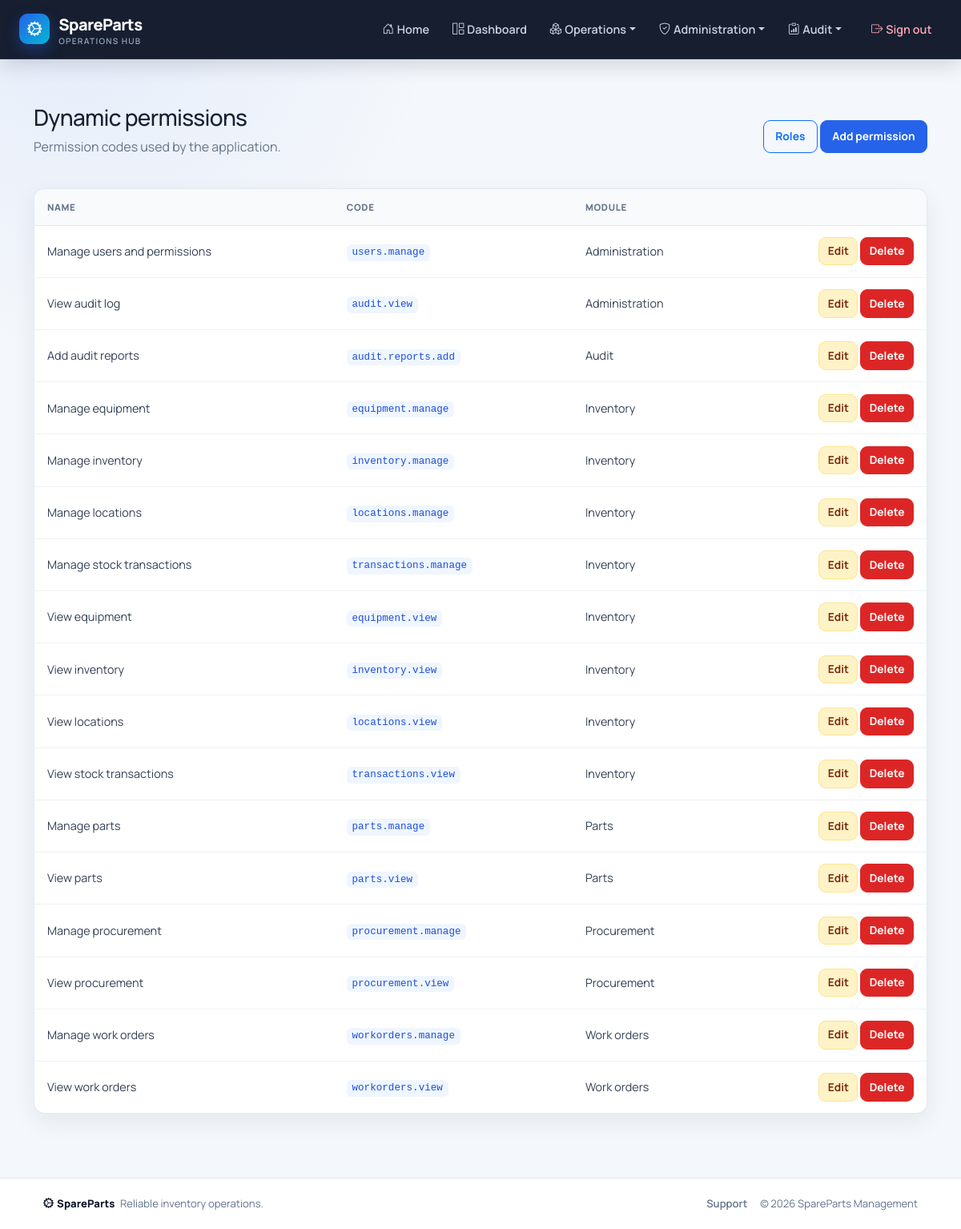
Screenshot of /permissions/ (signed in) with the database file from the repository.
### core/models.py (models this page shows, shortened)
class AccessPermission(models.Model):
    code = models.CharField(max_length=100, unique=True)
    name = models.CharField(max_length=150)
    module = models.CharField(max_length=50)
    description = models.CharField(max_length=255, blank=True)
    class Meta:
        ordering = ('module', 'name')

### core/views.py (the view)
# urls.py: path('permissions/', views.PermissionListView.as_view(), name='permission_list'),
class PermissionListView(LoginRequiredMixin, RoleRequiredMixin, ListView):
    model = AccessPermission
    template_name = 'permission_list.html'
    context_object_name = 'access_permissions'
    permission_required = 'users.manage'

### core/models.py (called while the page is built)
    def has_access(self, code):
        if not self.is_authenticated or not self.is_active:
            return False
        if self.is_superuser:
            return True
        return self.get_effective_access_permissions().filter(code=code).exists()

### core/templatetags/rbac.py (called while the page is built)
@register.filter
def has_access(user, code):
    return bool(getattr(user, 'has_access', lambda unused: False)(code))

### parts/mixins.py (called while the page is built)
    def get_permission_required(self):
        if self.permission_required:
            return self.permission_required
        model_name = self.model._meta.model_name
        module = self.permission_modules.get(model_name, model_name)
        action = 'view' if self.__class__.__name__.endswith(('ListView', 'DetailView')) else 'manage'
        return f'{module}.{action}'

    def dispatch(self, request, *args, **kwargs):
        if self.get_permission_required() == 'users.manage' and not request.user.is_superuser:
            raise PermissionDenied("Only a super admin can manage users and permissions.")
        if request.user.is_authenticated and request.user.has_access(self.get_permission_required()):
            return super().dispatch(request, *args, **kwargs)
        raise PermissionDenied("You do not have permission to access this page.")

### templates/permission_list.html
{% extends 'base.html' %}{% block title %}Permissions{% endblock %}{% block content %}<div class="container py-4"><div class="d-flex justify-content-between mb-4"><div><h1 class="h3">Dynamic permissions</h1><p class="text-muted">Permission codes used by the application.</p></div><div><a class="btn btn-outline-primary" href="{% url 'core:role_list' %}">Roles</a> <a class="btn btn-primary" href="{% url 'core:permission_add' %}">Add permission</a></div></div><div class="card border-0 shadow-sm"><table class="table mb-0"><thead><tr><th>Name</th><th>Code</th><th>Module</th><th></th></tr></thead><tbody>{% for permission in access_permissions %}<tr><td>{{ permission.name }}</td><td><code>{{ permission.code }}</code></td><td>{{ permission.module }}</td><td class="text-end"><a class="btn btn-sm btn-warning" href="{% url 'core:permission_edit' permission.pk %}">Edit</a> <a class="btn btn-sm btn-danger" href="{% url 'core:permission_delete' permission.pk %}">Delete</a></td></tr>{% endfor %}</tbody></table></div></div>{% endblock %}

### templates/base.html (style rules this page uses)
:root { --sp-navy: #0f172a; --sp-navy-soft: #1e293b; --sp-primary: #2563eb; --sp-primary-dark: #1d4ed8; --sp-cyan: #06b6d4; --sp-surface: #ffffff; --sp-bg: #f4f7fb; --sp-border: #e2e8f0; --sp-muted: #64748b; --sp-text: #172033; --sp-radius: 14px; --sp-shadow: 0 10px 30px rgba(15, 23, 42, .07); }
* { box-sizing: border-box; }
html { scroll-behavior: smooth; }
body { min-height: 100vh; display: flex; flex-direction: column; margin: 0; color: var(--sp-text); background: radial-gradient(circle at 8% 0%, rgba(37, 99, 235, .07), transparent 28rem), var(--sp-bg); font-family: "Manrope", system-ui, -apple-system, "Segoe UI", sans-serif; -webkit-font-smoothing: antialiased; }
a { text-underline-offset: 3px; }
.page-header, .d-flex.justify-content-between.mb-4, .d-flex.justify-content-between.align-items-center.mb-4 { gap: 1rem; align-items: center; }
h1, h2, h3, h4, h5, h6 { color: var(--sp-navy); letter-spacing: -.025em; }
h1, .h1 { font-weight: 800; }
.text-muted { color: var(--sp-muted) !important; }
.card { border: 1px solid rgba(226, 232, 240, .9) !important; border-radius: var(--sp-radius) !important; background: var(--sp-surface); box-shadow: var(--sp-shadow) !important; overflow: hidden; }
.table { --bs-table-bg: transparent; --bs-table-hover-bg: #f8fafc; margin-bottom: 0; vertical-align: middle; }
.table thead th { padding: .85rem 1rem; border-bottom: 1px solid var(--sp-border); background: #f8fafc !important; color: #64748b !important; font-size: .72rem !important; font-weight: 800 !important; letter-spacing: .055em; text-transform: uppercase; white-space: nowrap; }
.table tbody td { padding: .9rem 1rem; border-color: #edf2f7; color: #334155; font-size: .9rem; }
.table tbody tr:last-child td { border-bottom: 0; }
.btn { min-height: 40px; display: inline-flex; align-items: center; justify-content: center; gap: .35rem; padding: .55rem .9rem; border-radius: 9px; font-size: .86rem; font-weight: 700; box-shadow: none !important; transition: transform .16s ease, background .16s ease, border-color .16s ease; }
.btn-primary { background: var(--sp-primary); border-color: var(--sp-primary); }
.btn-warning { color: #7c2d12; background: #fef3c7; border-color: #fde68a; }
.btn-danger { background: #dc2626; border-color: #dc2626; }
.btn-sm { min-height: 34px; padding: .4rem .65rem; }
code { padding: .2rem .42rem; border-radius: 6px; background: #eff6ff; color: #1d4ed8; }

### rows the page displays
AccessPermission: name "Manage users and permissions", code "users.manage", module "Administration"
AccessPermission: name "View audit log", code "audit.view", module "Administration"
AccessPermission: name "Add audit reports", code "audit.reports.add", module "Audit"
AccessPermission: name "Manage equipment", code "equipment.manage", module "Inventory"
AccessPermission: name "Manage inventory", code "inventory.manage", module "Inventory"
AccessPermission: name "Manage locations", code "locations.manage", module "Inventory"
AccessPermission: name "Manage stock transactions", code "transactions.manage", module "Inventory"
AccessPermission: name "View equipment", code "equipment.view", module "Inventory"
AccessPermission: name "View inventory", code "inventory.view", module "Inventory"
AccessPermission: name "View locations", code "locations.view", module "Inventory"
AccessPermission: name "View stock transactions", code "transactions.view", module "Inventory"
AccessPermission: name "Manage parts", code "parts.manage", module "Parts"
AccessPermission: name "View parts", code "parts.view", module "Parts"
AccessPermission: name "Manage procurement", code "procurement.manage", module "Procurement"
AccessPermission: name "View procurement", code "procurement.view", module "Procurement"
AccessPermission: name "Manage work orders", code "workorders.manage", module "Work orders"
AccessPermission: name "View work orders", code "workorders.view", module "Work orders"
